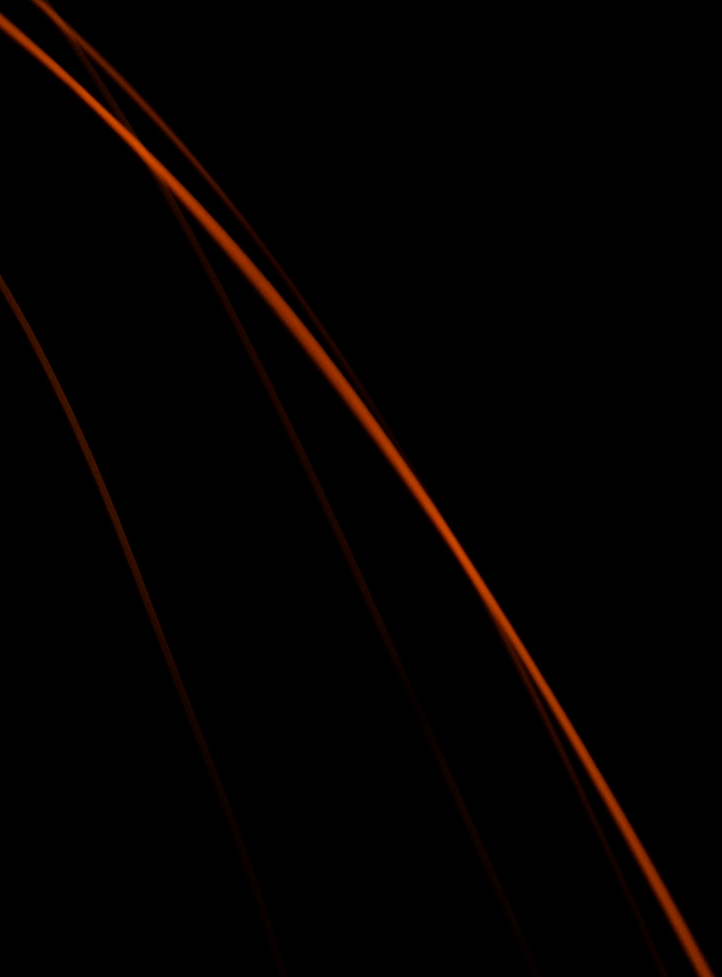
#> input picture examples/pyrometry/streaktest2.png, 722 x 977 px, shrunk from 969 x 1312 before the run
$ python edge_detection.py
#> lines starting #> are read from the running program, lines starting #| are printed output that depends on the picture; after the words box and inside, x2 and y2 are one past the last pixel; in counts of white or black regions, pixels touching at a corner belong together
# MONOCHROME EDGE DETECTION

import cv2 as cv
import numpy as np
from skimage import measure, morphology, color, segmentation
import matplotlib.pyplot as plt

file = 'streaktest2.png'
img = cv.imread(file)
#> img is the input picture: shape (977, 722, 3); mean B, G, R 0, 1, 3.9

# blurred = cv.GaussianBlur(img, (8, 8), 0)

retval, thresh_gray = cv.threshold(img, 120, 255, cv.THRESH_BINARY)
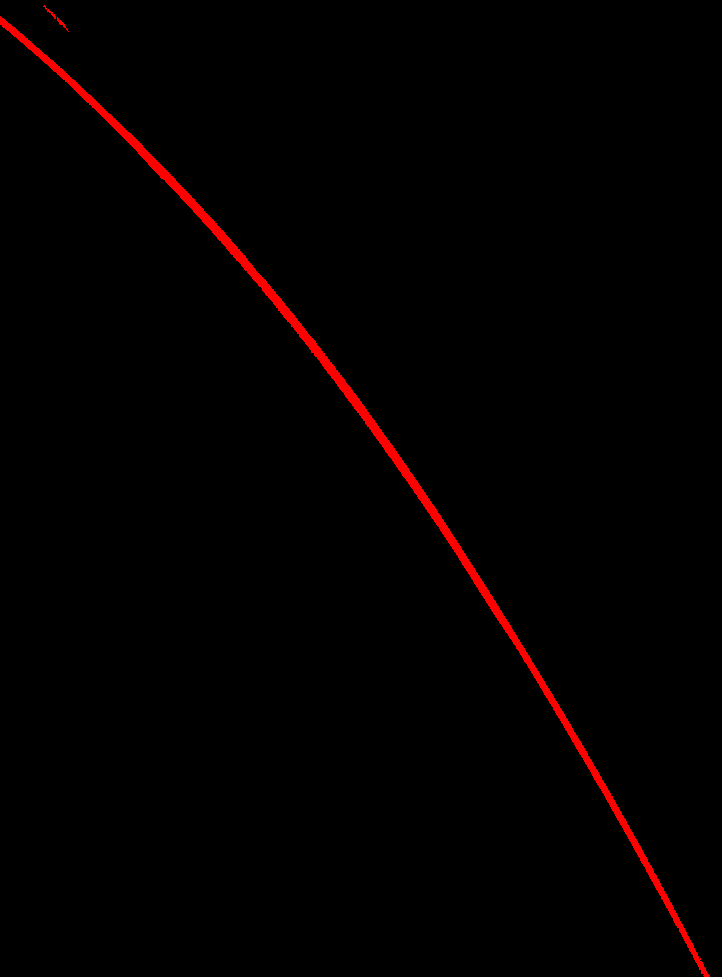
#> thresh_gray: shape (977, 722, 3); mean B, G, R 0, 0, 3.4

kernel = np.ones((7, 7), np.uint8)
image = cv.morphologyEx(thresh_gray, cv.MORPH_CLOSE, kernel, iterations=1)
gray = cv.cvtColor(image, cv.COLOR_BGR2GRAY)
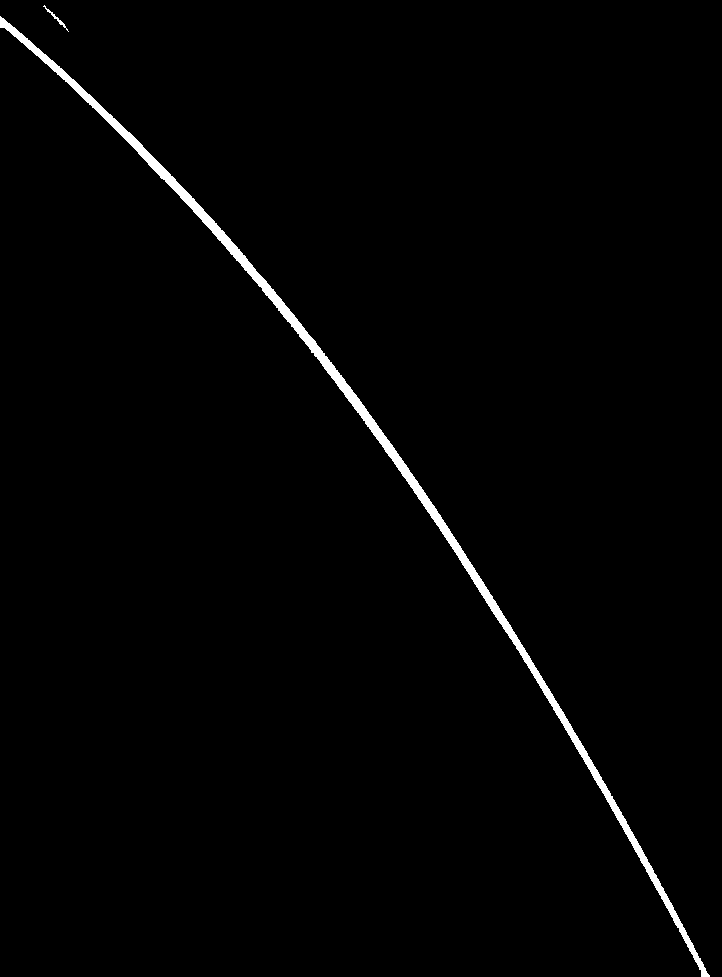
#> gray: shape (977, 722); values 0 (black) and 76 (white), 1.3% white; 2 white regions, box (x1, y1, x2, y2) and area: (0, 16, 710, 977) 9339, (43, 5, 69, 32) 78

retval, gray = cv.threshold(gray, 0, 255, cv.THRESH_BINARY)

gray = cv.copyMakeBorder(
    gray,
    20,
    20,
    20,
    20,
    cv.BORDER_CONSTANT,
    value=0
)
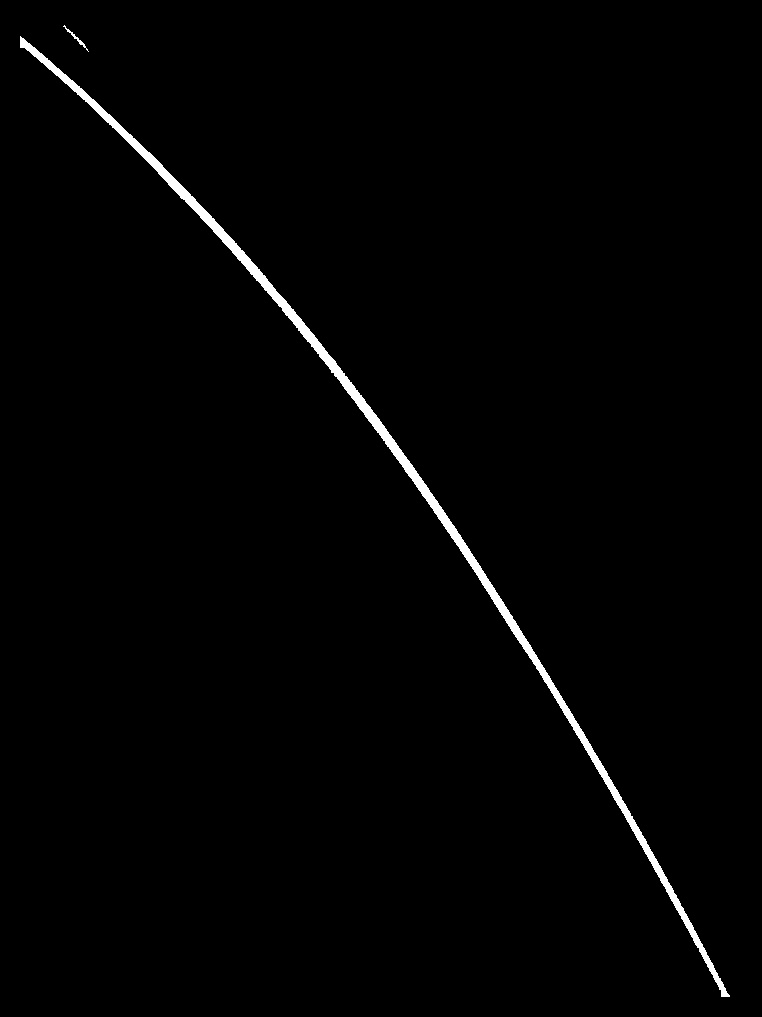
#> gray: shape (1017, 762); 1.2% white; 2 white regions, box (x1, y1, x2, y2) and area: (20, 36, 730, 997) 9339, (63, 25, 89, 52) 78

# cv.imshow('gray', gray)
# cv.waitKey(0)

# contours = measure.find_contours(array=gray, level=100)
_img, contours = cv.findContours(gray, cv.RETR_LIST, cv.CHAIN_APPROX_NONE)[0]
#> contours = contour of 65 points, box (x1, y1, x2, y2) (63, 25, 89, 52), area 44

fig, ax = plt.subplots()
ax.imshow(gray, cmap=plt.cm.gray, alpha=1)

def calculate_area(countour):
    c = np.expand_dims(countour.astype(np.float32), 1)
    c = cv.UMat(c)

    return cv.contourArea(c)

def center_of_mass(X):
    x = X[:,0]
    y = X[:,1]
    g = (x[:-1]*y[1:] - x[1:]*y[:-1])
    A = 0.5*g.sum()
    cx = ((x[:-1] + x[1:])*g).sum()
    cy = ((y[:-1] + y[1:])*g).sum()

    return 1./(6*A)*np.array([cx,cy])


img_new = cv.cvtColor(gray, cv.COLOR_GRAY2BGR)

for contour in contours:
    area = calculate_area(contour)

    # if area > 250:
        # cnt = np.array(contour).reshape((-1, 1, 2)).astype(np.int32)
        # cv.drawContours(img_new, [cnt], -1, (0, 200, 255), thickness=10)

    cv.drawContours(img_new, [contour], -1, (0, 200, 255), thickness=3)
#> this loop made 65 passes
#> c in calculate_area on passes 1 to 12: [[64, 25]], [[63, 26]], [[64, 26]], [[65, 27]], [[65, 28]], [[66, 29]], [[67, 30]], [[67, 31]], [[68, 31]], [[69, 32]], [[70, 32]], [[71, 33]]
#> img_new: shape (1017, 762, 3); mean B, G, R 3.1, 3.1, 3.1

        # ax.plot(contour[:, 1], contour[:, 0], linewidth=0.5, color='orangered')

# cv.imshow('contours', img_new)
# cv.waitKey(0)

cv.imwrite("firebrand_contours_opencv.png", img_new)

ax.axis('image')
ax.set_xticks([])
ax.set_yticks([])
plt.savefig("edge_detection_figure.png", dpi=500)
